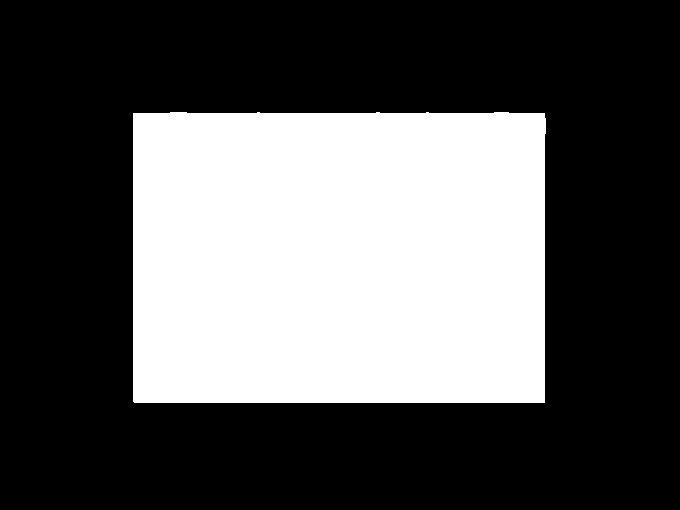
#> input picture python/code_057/mask.png, 680 x 510 px
$ python opencv_057.py   (older library calls are emulated)
#> lines starting #> are read from the running program, lines starting #| are printed output that depends on the picture; after the words box and inside, x2 and y2 are one past the last pixel; in counts of white or black regions, pixels touching at a corner belong together
import cv2 as cv
import numpy as np

src = cv.imread("mask.png")
#> src is the input picture: shape (510, 680, 3); 34.5% white; 1 white region, box (x1, y1, x2, y2) and area: (133, 112, 546, 403) 119537
cv.namedWindow("input", cv.WINDOW_AUTOSIZE)
cv.imshow("input", src)
gray = cv.cvtColor(src, cv.COLOR_BGR2GRAY)
#> gray: shape (510, 680); 34.5% white; 1 white region
ret, binary = cv.threshold(gray, 0, 255, cv.THRESH_BINARY | cv.THRESH_OTSU)
#> ret = 0
cv.imshow("binary", binary)

# 轮廓发现
image = np.zeros(src.shape, dtype=np.float32)
out, contours, hierarchy = cv.findContours(binary, cv.RETR_EXTERNAL, cv.CHAIN_APPROX_SIMPLE)
#> contours = 1 contour; box (x1, y1, x2, y2) and area: (133, 112, 546, 403) 118836
h, w = src.shape[:2]
#> h = 510; w = 680
for row in range(h):
    for col in range(w):
        dist = cv.pointPolygonTest(contours[0], (col, row), True)  # True的话返回点到轮廓的距离，False则返回+1，0，-1三个值，其中+1表示点在轮廓内部，0表示点在轮廓上，-1表示点在轮廓外
        if dist == 0:
            image[row, col] = (255, 255, 255)
        if dist > 0:
            image[row, col] = (255-dist, 0, 0)
        if dist < 0:
            image[row, col] = (0, 0, 255+dist)
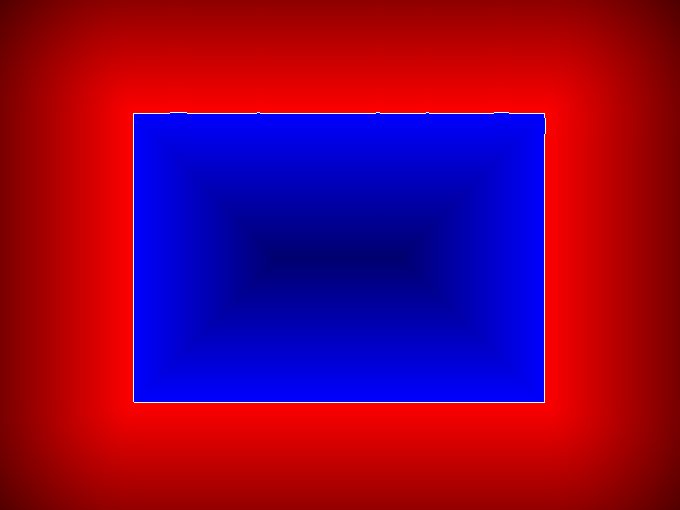
#> image: shape (510, 680, 3) float32; mean of channels 0, 1, 2 68.9, 1, 122.5; drawn as B, G, R

dst = cv.convertScaleAbs(image)  # 将像素点进行绝对值计算
dst = np.uint8(dst)

# 显示
cv.imshow("contours_analysis", dst)
cv.imwrite("contours_analysis.png", dst)
cv.waitKey(0)
cv.destroyAllWindows()
